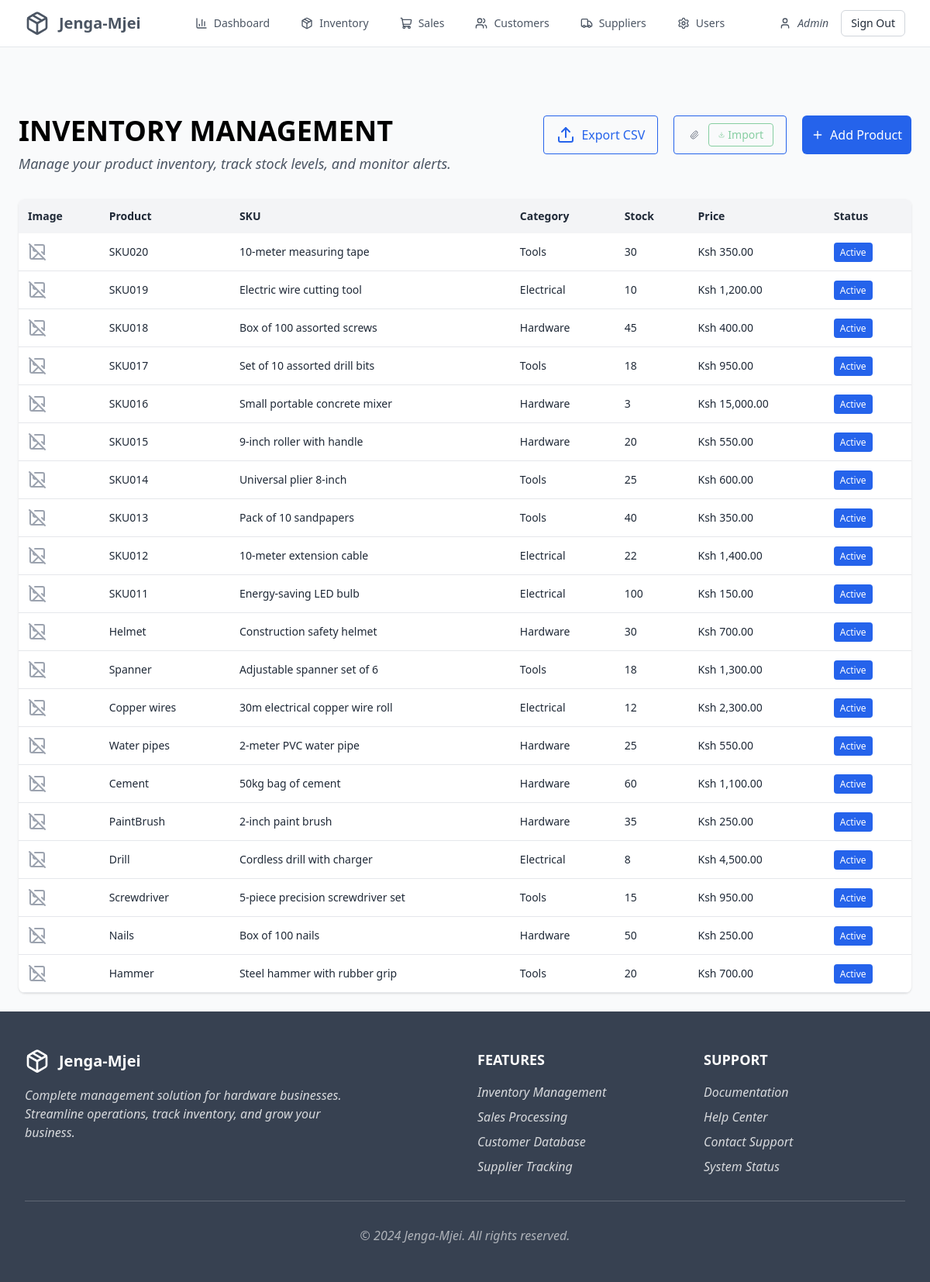
/inventory.php (signed in), run on the app's committed database.
### tables this page shows
CREATE TABLE `products` (
  `id` int(11) NOT NULL,
  `name` varchar(255) NOT NULL,
  `sku` varchar(50) NOT NULL,
  `description` text DEFAULT NULL,
  `category` varchar(100) NOT NULL,
  `supplier` varchar(255) NOT NULL,
  `cost_price` decimal(10,2) NOT NULL,
  `selling_price` decimal(10,2) NOT NULL,
  `stock` int(11) NOT NULL,
  `min_stock` int(11) NOT NULL,
  `unit` varchar(50) NOT NULL,
  `reorder_level` int(11) NOT NULL,
  `image_url` varchar(255) DEFAULT NULL,
  `status` enum('Active','Inactive') DEFAULT 'Active',
  `created_at` timestamp NOT NULL DEFAULT current_timestamp()
);

### inventory.php (the view, shortened to what this page needs)
<?php
include 'config.php';
$stmt = $pdo->query("SELECT * FROM products ORDER BY id DESC");
$products = $stmt->fetchAll(PDO::FETCH_ASSOC);
?>
<!DOCTYPE html>
<html lang="en">
<head>
  <script src="https://cdn.tailwindcss.com"></script>
</head>
<body class="bg-gray-50 text-gray-800">
<?php include 'header.php'; ?>
<div class="max-w-7xl mx-auto p-6">
    <header class="flex flex-col sm:flex-row sm:justify-between sm:items-start mb-8 space-y-4 sm:space-y-0">
      <div>
        <h1 class="text-3xl sm:text-4xl font-bold text-black mb-2">INVENTORY MANAGEMENT</h1>
        <p class="text-base sm:text-lg text-gray-600 italic">
          Manage your product inventory, track stock levels, and monitor alerts.
        </p>
      </div>
      <div class="flex flex-wrap gap-2 sm:space-x-3">
        <form method="GET" class="inline">
      <button type="submit" name="export" class="border border-blue-600 text-blue-600 px-4 py-3 rounded hover:bg-blue-50 flex items-center gap-2">
        <i data-lucide="upload"></i> Export CSV
      </button>
    </form>
        <form method="POST" enctype="multipart/form-data" class="border border-blue-600 text-blue-600 px-4 py-2 rounded hover:bg-blue-50 flex items-center gap-2">
  <button type="button" id="file_btn" onclick="document.getElementById('csv_file').click()" class="p-1 rounded hover:bg-gray-100">
    <i data-lucide="paperclip" id="file_icon" class="w-3 h-3 text-gray-500"></i>
  </button>
  <button type="submit" id="import_btn" name="import_csv" disabled
    class="border border-green-600 text-green-600 px-3 py-1 rounded hover:bg-green-50 flex items-center gap-1 text-sm opacity-50 cursor-not-allowed">
    <i data-lucide="download" class="w-2 h-2"></i> Import
  </button>
</form>
        <button id="openDialogBtn" class="bg-blue-600 text-white px-3 py-2 rounded-md flex items-center hover:bg-blue-700 transition-colors w-full sm:w-auto justify-center">
          <i data-lucide="plus" class="w-4 h-4 mr-2"></i>
          Add Product
        </button>
      </div>
    </header>
  <div class="overflow-x-auto bg-white rounded-lg shadow">
    <table class="w-full text-sm">
      <thead class="bg-gray-100">
        <tr>
          <th class="p-3 text-left">Image</th>
          <th class="p-3 text-left">Product</th>
          <th class="p-3 text-left">SKU</th>
          <th class="p-3 text-left">Category</th>
          <th class="p-3 text-left">Stock</th>
          <th class="p-3 text-left">Price</th>
          <th class="p-3 text-left">Status</th>
        </tr>
      </thead>
      <tbody>
        <?php if (count($products) > 0): ?>
          <?php foreach ($products as $product): ?>
            <tr class="border-b hover:bg-gray-50">
              <td class="p-3">
                <?php if ($product['image_url']): ?>
                  <img src="<?= htmlspecialchars($product['image_url']) ?>" alt="Product" class="w-12 h-12 object-cover rounded">
                <?php else: ?>
                  <i data-lucide="image-off" class="text-gray-400 w-6 h-6"></i>
                <?php endif; ?>
              </td>
              <td class="p-3 font-medium"><?= htmlspecialchars($product['name']) ?></td>
              <td class="p-3"><?= htmlspecialchars($product['sku']) ?></td>
              <td class="p-3"><?= htmlspecialchars($product['category']) ?></td>
              <td class="p-3"><?= htmlspecialchars($product['stock']) ?></td>
              <td class="p-3">Ksh <?= number_format($product['selling_price'], 2) ?></td>
              <td class="p-3">
                <span class="px-2 py-1 text-xs rounded text-white <?= $product['status'] === 'Active' ? 'bg-blue-600' : 'bg-gray-500' ?>">
                  <?= htmlspecialchars($product['status']) ?>
                </span>
              </td>
            </tr>
          <?php endforeach; ?>
        <?php else: ?>
          <tr><td colspan="7" class="p-4 text-center text-gray-500">No products found.</td></tr>
        <?php endif; ?>
      </tbody>
    </table>
  </div>
</div>
<?php include 'footer.php'; ?>
</body>
</html>

### data on the page
products: name "SKU020", sku "10-meter measuring tape", category "Tools", stock "30", selling_price "350.00", status "Active"
products: name "SKU019", sku "Electric wire cutting tool", category "Electrical", stock "10", selling_price "1,200.00", status "Active"
products: name "SKU018", sku "Box of 100 assorted screws", category "Hardware", stock "45", selling_price "400.00", status "Active"
products: name "SKU017", sku "Set of 10 assorted drill bits", category "Tools", stock "18", selling_price "950.00", status "Active"
products: name "SKU016", sku "Small portable concrete mixer", category "Hardware", stock "3", selling_price "15,000.00", status "Active"
products: name "SKU015", sku "9-inch roller with handle", category "Hardware", stock "20", selling_price "550.00", status "Active"
products: name "SKU014", sku "Universal plier 8-inch", category "Tools", stock "25", selling_price "600.00", status "Active"
products: name "SKU013", sku "Pack of 10 sandpapers", category "Tools", stock "40", selling_price "350.00", status "Active"
products: name "SKU012", sku "10-meter extension cable", category "Electrical", stock "22", selling_price "1,400.00", status "Active"
products: name "SKU011", sku "Energy-saving LED bulb", category "Electrical", stock "100", selling_price "150.00", status "Active"
products: name "Helmet", sku "Construction safety helmet", category "Hardware", stock "30", selling_price "700.00", status "Active"
products: name "Spanner", sku "Adjustable spanner set of 6", category "Tools", stock "18", selling_price "1,300.00", status "Active"
products: name "Copper wires", sku "30m electrical copper wire roll", category "Electrical", stock "12", selling_price "2,300.00", status "Active"
products: name "Water pipes", sku "2-meter PVC water pipe", category "Hardware", stock "25", selling_price "550.00", status "Active"
products: name "Cement", sku "50kg bag of cement", category "Hardware", stock "60", selling_price "1,100.00", status "Active"
products: name "PaintBrush", sku "2-inch paint brush", category "Hardware", stock "35", selling_price "250.00", status "Active"
products: name "Drill", sku "Cordless drill with charger", category "Electrical", stock "8", selling_price "4,500.00", status "Active"
products: name "Screwdriver", sku "5-piece precision screwdriver set", category "Tools", stock "15", selling_price "950.00", status "Active"
products: name "Nails", sku "Box of 100 nails", category "Hardware", stock "50", selling_price "250.00", status "Active"
products: name "Hammer", sku "Steel hammer with rubber grip", category "Tools", stock "20", selling_price "700.00", status "Active"
